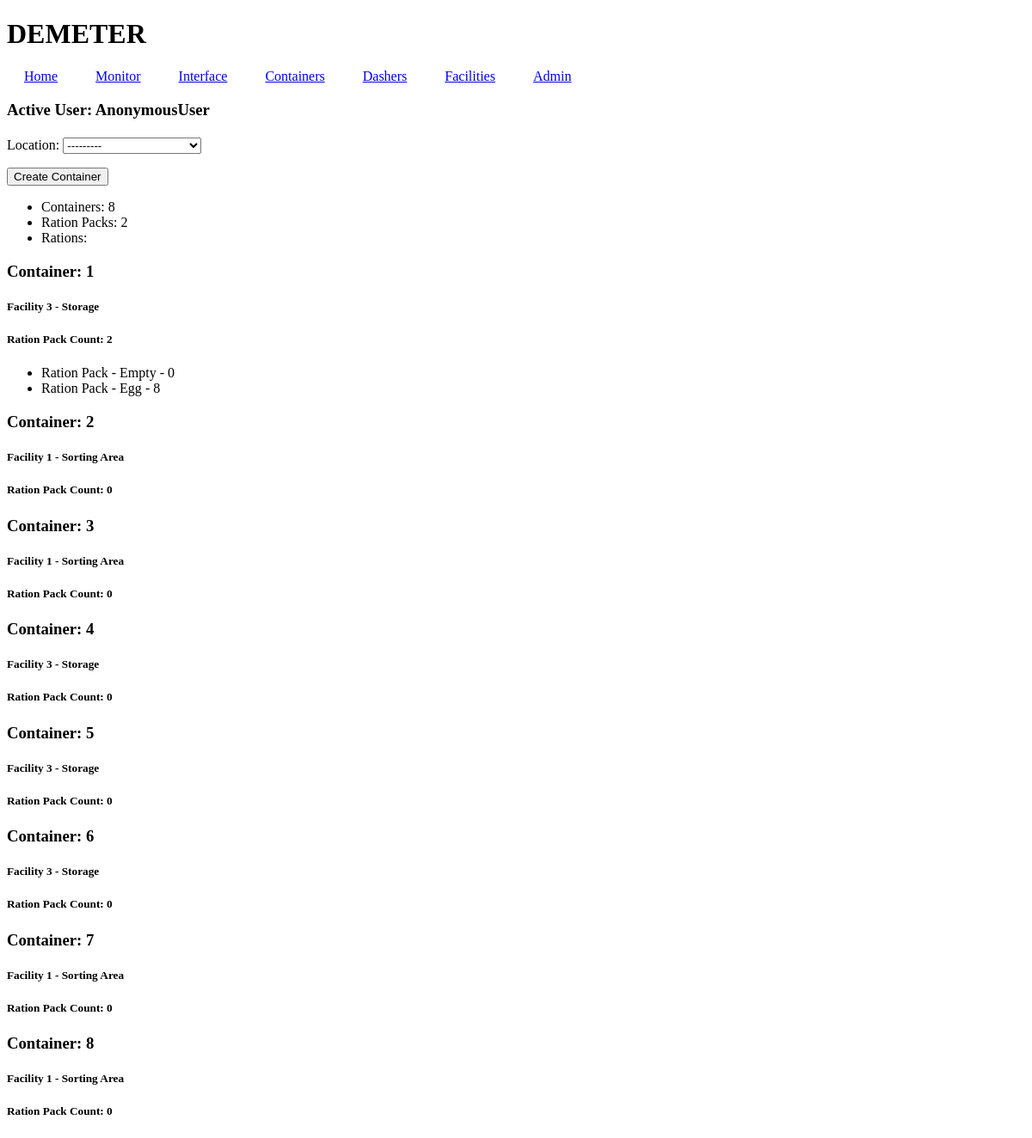
The page /containers/ on the database as committed earlier.
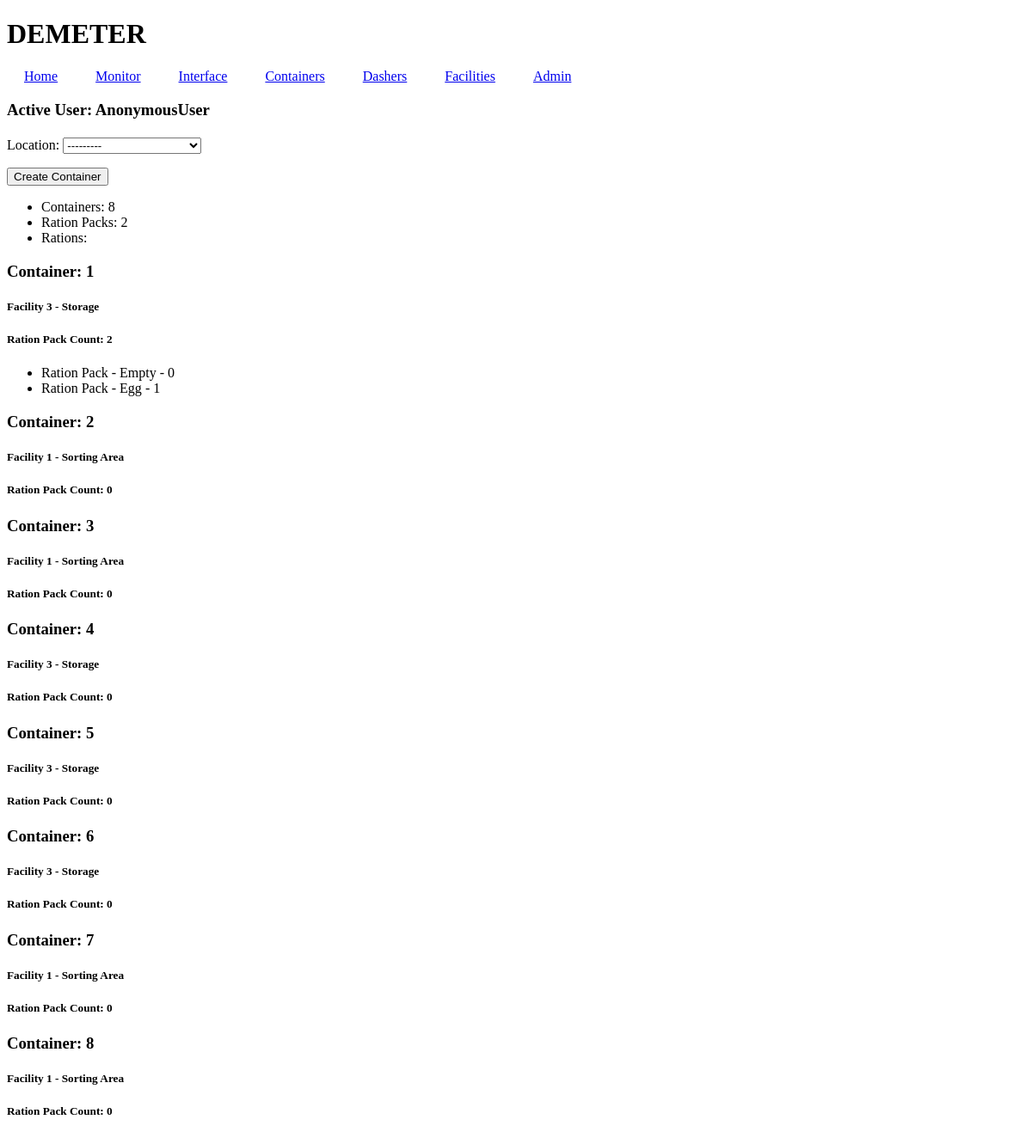
The same page on the database as committed later.
### container/models.py (models this page shows)
class RationPack(models.Model):
    rationPackID = models.CharField(max_length=64,primary_key=True)
    typeRation = models.ForeignKey(TypeRation,
        default=None,
        on_delete=models.PROTECT,
        related_name="RationPack",
    )
    container = models.ForeignKey(Container,
        default=None,
        on_delete=models.CASCADE,
        related_name="RationPack")
    rations = models.IntegerField(default=1)
    sensorRationPack = models.CharField(max_length=64, null=True, blank=True)
    def __str__(self):
        if self.rations <= 0:
            return f"Ration Pack - Empty"
        return f"Ration Pack - {self.typeRation}"

class TypeRation(models.Model):
    rationID = models.AutoField(primary_key=True, blank=False)
    rationImg = models.ImageField(default=None, blank=True)
    rationType = models.CharField(max_length=64, default=None)
    weight = models.IntegerField(default=0)
    def __str__(self):
        return f"{self.rationType}"

### inhabitant/views.py (the view)
# urls.py: path("containers/", views.containers, name="containers"),
def containers(request):
    con = Container
    tr = TypeRation
    rp = RationPack
    nc = NutrientContent
    if request.method == 'POST':
        form = ContainerForm(request.POST)
        if form.is_valid():
            if con.objects.count() >= 100:
                pass
            else:
                form.save()
    else:
        form = ContainerForm
    return render(request, "inhabitant/containers.html",{
        "form":form,
        "containers": con.objects.all(),
        "numcon":con.objects.count(),
        "rpcon":rp.objects.count(),
        "trcon": tr.objects.count(),
    })

### container/models.py (called while the page is built)
    def __str__(self):
        return f"Facility {self.facilityID} - {self.typeFacility}"

    def __str__(self) -> str:
        return f"Container: {self.containerID}"

### inhabitant/templates/inhabitant/containers.html (shortened to what this page needs)
{% extends 'inhabitant/base.html' %}
{% block body%}
<div>
{% if numcon >= 100 %}
<h3>MAX CONTAINERS</h3>
{% else %}
<form action="" method="post">
    {{ form.as_p }}
    <button type="submit">Create Container</button>
</form>
{% endif %}
<ul>
    <li>Containers: {{ numcon }} </li>
    <li>Ration Packs: {{ rpcon }}</li>
    <li>Rations: </li>
</ul>
{% for container in containers %}
<h3>{{ container }}</h3>
<h5>{{ container.location }}</h5>
<h5>Ration Pack Count: {{ container.RationPack.all.count }} </h5>
    <ul>
        {% for rationpack in container.RationPack.all %}
        <li>{{ rationpack }} - {{ rationpack.rations }}</li>
        {% endfor %}
    </ul>
{% endfor %}
</div>
{% endblock %}

Rows that differ between the two databases and show on the page:
changed RationPack "Ration Pack - Egg": rations "8" → "1"
